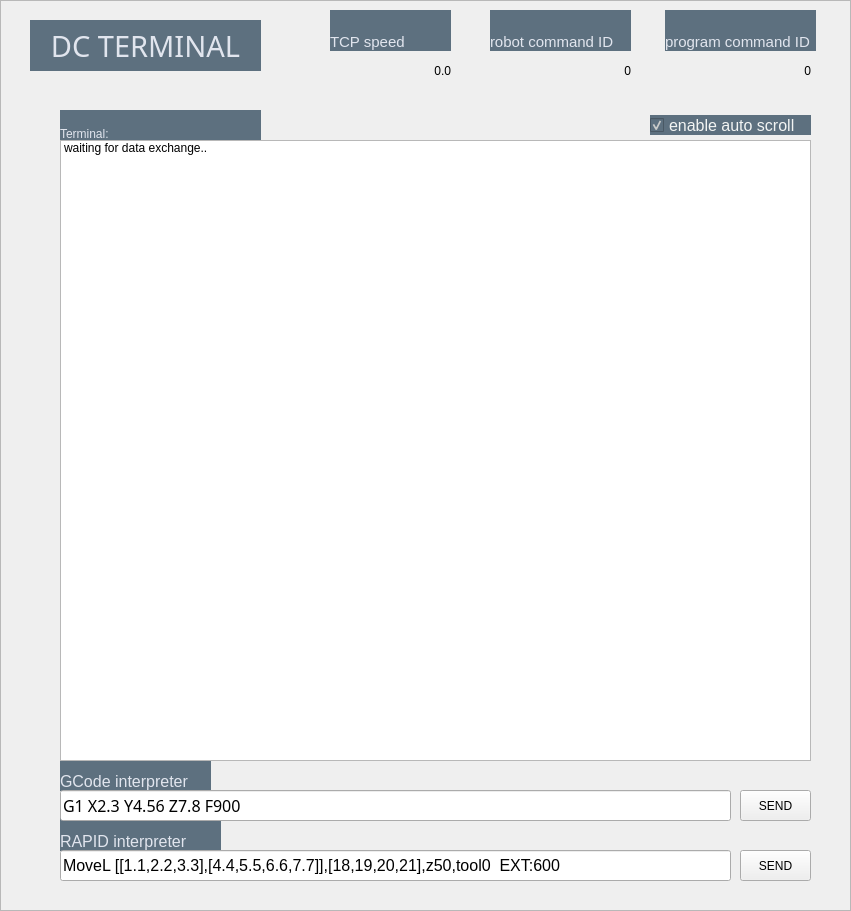
     <widget class="QFrame" name="TERM_frame">
      <property name="geometry">
       <rect>
        <x>1040</x>
        <y>20</y>
        <width>851</width>
        <height>911</height>
       </rect>
      </property>
      <property name="styleSheet">
       <string notr="true"/>
      </property>
      <property name="frameShape">
       <enum>QFrame::StyledPanel</enum>
      </property>
      <property name="frameShadow">
       <enum>QFrame::Raised</enum>
      </property>
      <widget class="QLabel" name="TERM_0_frameLabel">
       <property name="geometry">
        <rect>
         <x>30</x>
         <y>20</y>
         <width>231</width>
         <height>51</height>
        </rect>
       </property>
       <property name="font">
        <font>
         <family>Bahnschrift</family>
         <pointsize>22</pointsize>
        </font>
       </property>
       <property name="styleSheet">
        <string notr="true">border: 0px;
font-size: 22pt;
padding: 0px;
background-color: #5D707F;
color: #E1E5EE;</string>
       </property>
       <property name="text">
        <string>DC TERMINAL</string>
       </property>
       <property name="alignment">
        <set>Qt::AlignCenter</set>
       </property>
      </widget>
      <widget class="QLabel" name="TERM_disp_progCommID">
       <property name="geometry">
        <rect>
         <x>670</x>
         <y>50</y>
         <width>141</width>
         <height>41</height>
        </rect>
       </property>
       <property name="text">
        <string>0</string>
       </property>
       <property name="alignment">
        <set>Qt::AlignRight|Qt::AlignTrailing|Qt::AlignVCenter</set>
       </property>
      </widget>
      <widget class="QLabel" name="TERM_disp_tcpSpeed">
       <property name="geometry">
        <rect>
         <x>330</x>
         <y>50</y>
         <width>121</width>
         <height>41</height>
        </rect>
       </property>
       <property name="text">
        <string>0.0</string>
       </property>
       <property name="alignment">
        <set>Qt::AlignRight|Qt::AlignTrailing|Qt::AlignVCenter</set>
       </property>
      </widget>
      <widget class="QLabel" name="TERM_lbl_progCommID">
       <property name="geometry">
        <rect>
         <x>665</x>
         <y>10</y>
         <width>151</width>
         <height>41</height>
        </rect>
       </property>
       <property name="styleSheet">
        <string notr="true">border: 0px;
font-size: 11pt;
background-color: #5D707F;
color: #E1E5EE;</string>
       </property>
       <property name="text">
        <string>program command ID</string>
       </property>
       <property name="alignment">
        <set>Qt::AlignBottom|Qt::AlignLeading|Qt::AlignLeft</set>
       </property>
      </widget>
      <widget class="QLabel" name="TERM_disp_robCommID">
       <property name="geometry">
        <rect>
         <x>490</x>
         <y>50</y>
         <width>141</width>
         <height>41</height>
        </rect>
       </property>
       <property name="text">
        <string>0</string>
       </property>
       <property name="alignment">
        <set>Qt::AlignRight|Qt::AlignTrailing|Qt::AlignVCenter</set>
       </property>
      </widget>
      <widget class="QLabel" name="TERM_lbl_tcpSpeed">
       <property name="geometry">
        <rect>
         <x>330</x>
         <y>10</y>
         <width>121</width>
         <height>41</height>
        </rect>
       </property>
       <property name="styleSheet">
        <string notr="true">border: 0px;
font-size: 11pt;
background-color: #5D707F;
color: #E1E5EE;</string>
       </property>
       <property name="text">
        <string>TCP speed</string>
       </property>
       <property name="alignment">
        <set>Qt::AlignBottom|Qt::AlignLeading|Qt::AlignLeft</set>
       </property>
      </widget>
      <widget class="QLabel" name="TERM_lbl_robCommID">
       <property name="geometry">
        <rect>
         <x>490</x>
         <y>10</y>
         <width>141</width>
         <height>41</height>
        </rect>
       </property>
       <property name="styleSheet">
        <string notr="true">border: 0px;
font-size: 11pt;
background-color: #5D707F;
color: #E1E5EE;</string>
       </property>
       <property name="text">
        <string>robot command ID</string>
       </property>
       <property name="alignment">
        <set>Qt::AlignBottom|Qt::AlignLeading|Qt::AlignLeft</set>
       </property>
      </widget>
      <widget class="QListWidget" name="TERM_arr_terminal">
       <property name="geometry">
        <rect>
         <x>60</x>
         <y>140</y>
         <width>751</width>
         <height>621</height>
        </rect>
       </property>
       <property name="styleSheet">
        <string notr="true"/>
       </property>
       <property name="sizeAdjustPolicy">
        <enum>QAbstractScrollArea::AdjustIgnored</enum>
       </property>
       <property name="verticalScrollMode">
        <enum>QAbstractItemView::ScrollPerItem</enum>
       </property>
       <property name="flow">
        <enum>QListView::TopToBottom</enum>
       </property>
       <item>
        <property name="text">
         <string>waiting for data exchange..</string>
        </property>
       </item>
      </widget>
      <widget class="QLabel" name="TERM_lbl_terminal">
       <property name="geometry">
        <rect>
         <x>60</x>
         <y>110</y>
         <width>201</width>
         <height>31</height>
        </rect>
       </property>
       <property name="styleSheet">
        <string notr="true">border: 0px;
background-color: #5D707F;
color: #E1E5EE;</string>
       </property>
       <property name="text">
        <string>Terminal:</string>
       </property>
       <property name="alignment">
        <set>Qt::AlignBottom|Qt::AlignLeading|Qt::AlignLeft</set>
       </property>
      </widget>
      <widget class="QLabel" name="TERM_lbl_gcodeInterp">
       <property name="geometry">
        <rect>
         <x>60</x>
         <y>750</y>
         <width>151</width>
         <height>41</height>
        </rect>
       </property>
       <property name="styleSheet">
        <string notr="true">border: 0px;
font-size: 12pt;
background-color: #5D707F;
color: #E1E5EE;</string>
       </property>
       <property name="text">
        <string>GCode interpreter</string>
       </property>
       <property name="alignment">
        <set>Qt::AlignBottom|Qt::AlignLeading|Qt::AlignLeft</set>
       </property>
       <property name="buddy">
        <cstring>TERM_entry_gcodeInterp</cstring>
       </property>
      </widget>
      <widget class="QLineEdit" name="TERM_entry_gcodeInterp">
       <property name="geometry">
        <rect>
         <x>60</x>
         <y>790</y>
         <width>671</width>
         <height>31</height>
        </rect>
       </property>
       <property name="font">
        <font>
         <family>Bahnschrift</family>
         <pointsize>12</pointsize>
        </font>
       </property>
       <property name="styleSheet">
        <string notr="true">font-size: 12pt;</string>
       </property>
       <property name="text">
        <string>G1 X2.3 Y4.56 Z7.8 F900</string>
       </property>
       <property name="alignment">
        <set>Qt::AlignLeading|Qt::AlignLeft|Qt::AlignVCenter</set>
       </property>
      </widget>
      <widget class="QLineEdit" name="TERM_entry_rapidInterp">
       <property name="geometry">
        <rect>
         <x>60</x>
         <y>850</y>
         <width>671</width>
         <height>31</height>
        </rect>
       </property>
       <property name="styleSheet">
        <string notr="true">font-size: 12pt;</string>
       </property>
       <property name="text">
        <string>MoveL [[1.1,2.2,3.3],[4.4,5.5,6.6,7.7]],[18,19,20,21],z50,tool0  EXT:600</string>
       </property>
       <property name="alignment">
        <set>Qt::AlignLeading|Qt::AlignLeft|Qt::AlignVCenter</set>
       </property>
      </widget>
      <widget class="QLabel" name="TERM_lbl_rapidInterp">
       <property name="geometry">
        <rect>
         <x>60</x>
         <y>810</y>
         <width>161</width>
         <height>41</height>
        </rect>
       </property>
       <property name="styleSheet">
        <string notr="true">border: 0px;
font-size: 12pt;
background-color: #5D707F;
color: #E1E5EE;</string>
       </property>
       <property name="text">
        <string>RAPID interpreter</string>
       </property>
       <property name="alignment">
        <set>Qt::AlignBottom|Qt::AlignLeading|Qt::AlignLeft</set>
       </property>
       <property name="buddy">
        <cstring>TERM_entry_rapidInterp</cstring>
       </property>
      </widget>
      <widget class="QPushButton" name="TERM_btt_gcodeInterp">
       <property name="geometry">
        <rect>
         <x>740</x>
         <y>790</y>
         <width>71</width>
         <height>31</height>
        </rect>
       </property>
       <property name="text">
        <string>SEND</string>
       </property>
      </widget>
      <widget class="QPushButton" name="TERM_btt_rapidInterp">
       <property name="geometry">
        <rect>
         <x>740</x>
         <y>850</y>
         <width>71</width>
         <height>31</height>
        </rect>
       </property>
       <property name="text">
        <string>SEND</string>
       </property>
      </widget>
      <widget class="QCheckBox" name="TERM_chk_autoScroll">
       <property name="geometry">
        <rect>
         <x>650</x>
         <y>115</y>
         <width>161</width>
         <height>20</height>
        </rect>
       </property>
       <property name="styleSheet">
        <string notr="true">background-color: #5d707f;
font-size: 12pt;
color: #f2f4f3;
</string>
       </property>
       <property name="text">
        <string>enable auto scroll</string>
       </property>
       <property name="checked">
        <bool>true</bool>
       </property>
      </widget>
      <zorder>TERM_lbl_rapidInterp</zorder>
      <zorder>TERM_lbl_gcodeInterp</zorder>
      <zorder>TERM_lbl_terminal</zorder>
      <zorder>TERM_lbl_progCommID</zorder>
      <zorder>TERM_lbl_robCommID</zorder>
      <zorder>TERM_lbl_tcpSpeed</zorder>
      <zorder>TERM_0_frameLabel</zorder>
      <zorder>TERM_disp_progCommID</zorder>
      <zorder>TERM_disp_tcpSpeed</zorder>
      <zorder>TERM_disp_robCommID</zorder>
      <zorder>TERM_arr_terminal</zorder>
      <zorder>TERM_entry_gcodeInterp</zorder>
      <zorder>TERM_entry_rapidInterp</zorder>
      <zorder>TERM_btt_gcodeInterp</zorder>
      <zorder>TERM_btt_rapidInterp</zorder>
      <zorder>TERM_chk_autoScroll</zorder>
     </widget>
